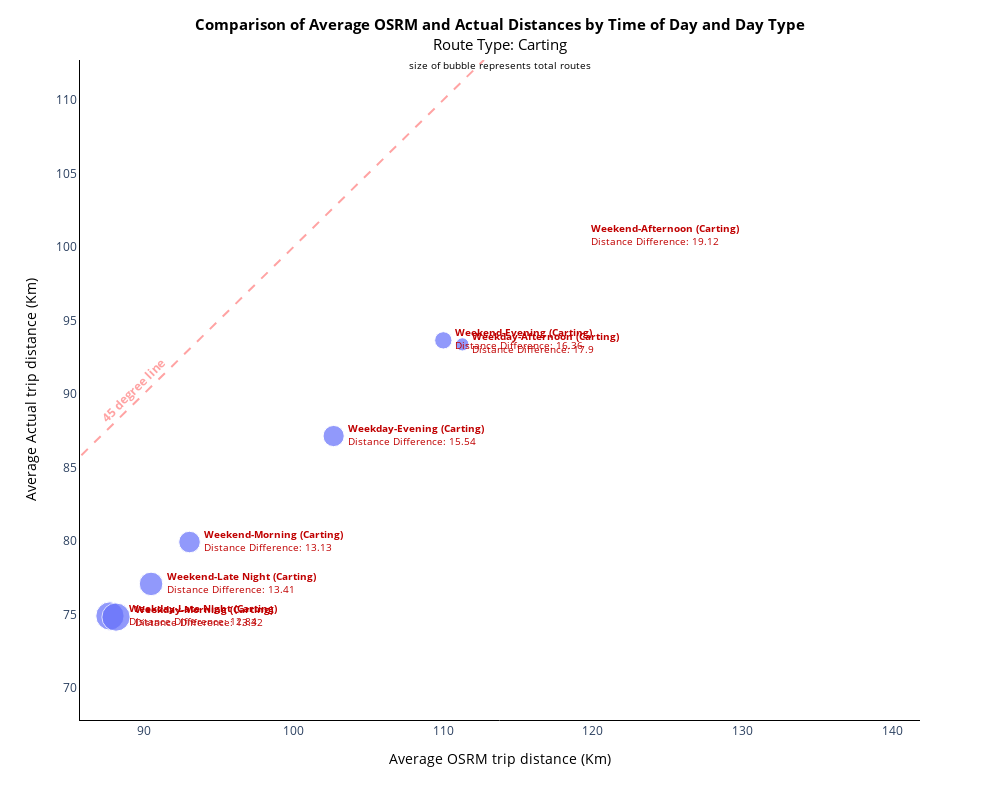

Source (notebook cell):
### Code cell
graph(t12,0,20,'Carting',-45,1)

### Figure 1 — Plotly figure (JSON) as saved in the notebook; plotly's stock layout.template omitted (floating-point values rounded to 4 significant figures)
{"data": [{"hovertemplate": "avg_osrm_trip_distance=%{x}<br>avg_trip_distance=%{y}<br>total_routes_scaled=%{marker.size}<br>combo=%{text}<extra></extra>", "legendgroup": "", "marker": {"color": "#636efa", "size": [2.087, 5.391, 9.594, 9.565, 0, 3.594, 6.638, 5.565], "sizemode": "area", "sizeref": 0.02399, "symbol": "circle"}, "mode": "markers+text", "name": "", "orientation": "v", "showlegend": false, "text": ["<b>Weekday-Afternoon (Carting) </b><br>Distance Difference: 17.9", "<b>Weekday-Evening (Carting) </b><br>Distance Difference: 15.54", "<b>Weekday-Late Night (Carting) </b><br>Distance Difference: 12.84", "<b>Weekday-Morning (Carting) </b><br>Distance Difference: 13.32", "<b>Weekend-Afternoon (Carting) </b><br>Distance Difference: 19.12", "<b>Weekend-Evening (Carting) </b><br>Distance Difference: 16.36", "<b>Weekend-Late Night (Carting) </b><br>Distance Difference: 13.41", "<b>Weekend-Morning (Carting) </b><br>Distance Difference: 13.13"], "textfont": {"color": "#C00000", "size": 10}, "textposition": "middle right", "type": "scatter", "x": [111.3, 102.7, 87.76, 88.16, 119.9, 110.0, 90.51, 93.07], "xaxis": "x", "y": [93.39, 87.16, 74.91, 74.84, 100.7, 93.67, 77.1, 79.95], "yaxis": "y"}], "layout": {"annotations": [{"font": {"color": "#FFA3A3"}, "showarrow": false, "text": "<b>45 degree line</b>", "textangle": -45, "visible": true, "x": 89.29, "y": 90.29}], "height": 800, "legend": {"itemsizing": "constant", "tracegroupgap": 0}, "margin": {"t": 60}, "paper_bgcolor": "rgba(0, 0, 0, 0)", "plot_bgcolor": "rgba(0, 0, 0, 0)", "shapes": [{"line": {"color": "#FFA3A3", "dash": "dash"}, "type": "line", "x0": 67.84, "x1": 112.7, "y0": 67.84, "y1": 112.7}], "title": {"font": {"color": "black", "size": 15}, "text": "<b>Comparison of Average OSRM and Actual Distances by Time of Day and Day Type</b><br>Route Type: Carting<br><span style=\"font-size: 10px;\">size of bubble represents total routes</span>", "x": 0.5}, "width": 1000, "xaxis": {"anchor": "y", "domain": [0, 1], "linecolor": "black", "linewidth": 1, "range": [85.76, 141.9], "showgrid": false, "showline": true, "title": {"font": {"color": "black", "size": 14}, "text": "Average OSRM trip distance (Km)"}, "type": "linear"}, "yaxis": {"anchor": "x", "domain": [0, 1], "linecolor": "black", "linewidth": 1, "range": [67.84, 112.7], "showgrid": false, "showline": true, "title": {"font": {"color": "black", "size": 14}, "text": "Average Actual trip distance (Km)"}, "type": "linear"}}}
